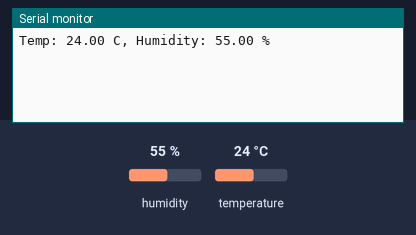
The sketch below on a simulated ESP32. Parts: the last lines printed to the serial monitor. The test bench sets the inputs (shaded band); at power-on: humidity 55 %, temperature 24 °C.

Above: at 2.7 s.
2.8 s: humidity set to 22 %
At 4.2 s:
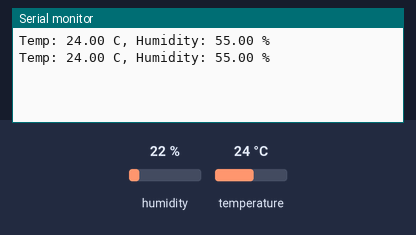
5.6 s: temperature set to 12 °C
At 5.6 s:
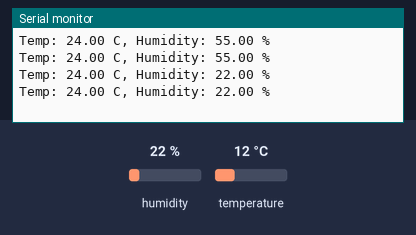
8.4 s: humidity set to 40 %
At 9.8 s:
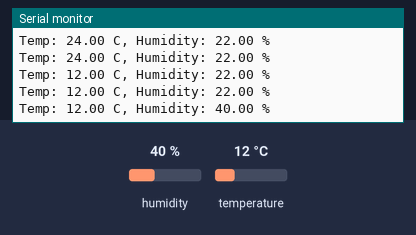
Timing chart, 0 to 11.4 s (numbered marks = the images above; inputs shaded):
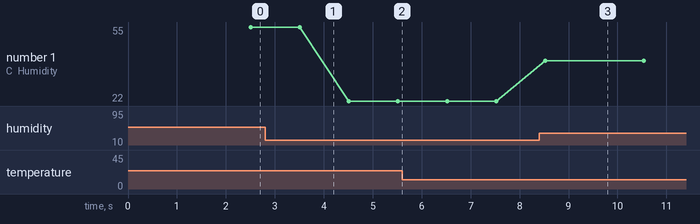

Measured:
- after the input at 8.4 s, the serial monitor: prints a new line after 0.13 s (image 3)
- plotted number 1: 55 → 22 after the input at 2.8 s, 22 → 40 after the input at 8.4 s

The sketch:

Cayenne-DHT22.ino
```cpp
#define CAYENNE_DEBUG
#define CAYENNE_PRINT Serial
#include <CayenneMQTTESP32.h>
#include <DHT.h>

#define DHTPIN 5     // GPIO 5
#define DHTTYPE DHT22   // DHT 22  (AM2302)


DHT dht(DHTPIN, DHTTYPE); // Initialize DHT sensor for normal 16mhz Arduino

float hum;  //Stores humidity value
float temp; //Stores temperature value
unsigned long lastMillis = 0;

// WiFi network info.
char ssid[] = "Smart Home";
char wifiPassword[] = "12345678";

// Cayenne authentication info. This should be obtained from the Cayenne Dashboard.
char username[] = "4ec1c6c0-8fa8-11e8-91b4-c955f66e4774";
char password[] = "2b51c6b5d8a45c68c9616041e6a5485d49fb9fcc";
char clientID[] = "0dc3a250-8fa9-11e8-af94-07170ec969cc";

void setup() {
    Serial.begin(9600);
    Cayenne.begin(username, password, clientID, ssid, wifiPassword);
}

void loop() {
    Cayenne.loop();

    hum = dht.readHumidity();
    temp = dht.readTemperature();

    if (millis() - lastMillis > 1000) {// Publish data every 1 seconds (1000 milliseconds). Change this value to publish at a different interval.
      lastMillis = millis();

      Serial.print( "Temp: ");
      Serial.print( temp );
      Serial.print( " C, ");
      Serial.print( "Humidity: " );
      Serial.print( hum );
      Serial.print( " %" );
      Serial.println("");

      Cayenne.virtualWrite( 0, dht.readTemperature());// push data to Cayenne
      Cayenne.virtualWrite( 1, dht.readHumidity());

    }
}
```
